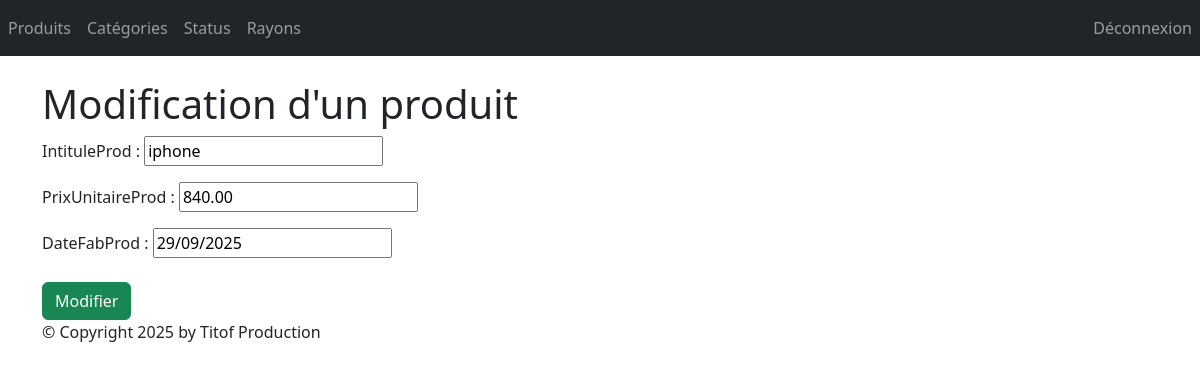
/monApp/produit/8/update/ (signed in), run on an earlier commit of the app's database.
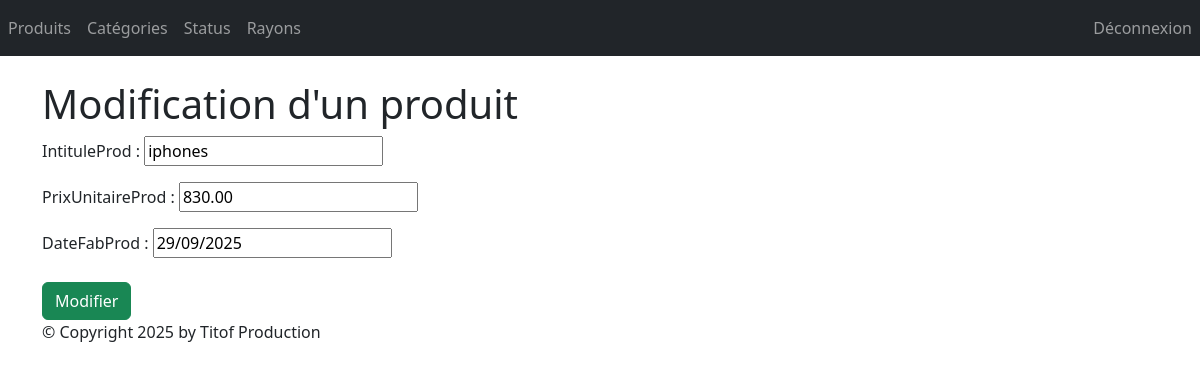
And on a later commit of the database.
### monApp/models.py (models this page shows, shortened)
class Produit(models.Model):
    refProd = models.AutoField(primary_key=True)
    intituleProd = models.CharField(max_length=200)
    prixUnitaireProd = models.DecimalField(max_digits=10, decimal_places=2)
    dateFabProd = models.DateField(default=date.today)
    categorie = models.ForeignKey(Categorie, on_delete=models.CASCADE, related_name="produits_categorie", null=True, blank=True)
    status = models.ForeignKey(Statut, on_delete=models.CASCADE, related_name="produits_status",null=True, blank=True)

### monApp/views.py (the view, shortened to what this page needs)
# urls.py: path("produit/<pk>/update/",views.ProduitUpdateView.as_view(), name="prdt_chng"),
@method_decorator(login_required, name='dispatch')
class ProduitUpdateView(UpdateView):
    model = Produit
    form_class=ProduitForm
    template_name = "monApp/update_produit.html"

### monApp/forms.py
class ProduitForm(forms.ModelForm):
    class Meta:
        model = Produit
        exclude = ('categorie', 'status')

### monApp/templates/monApp/update_produit.html (shortened to what this page needs)
{% extends 'monApp/base.html' %}
{% block contenu %}
<h1> Modification d'un produit </h1>
<form action="" method="post" >
    {{ form.as_p }}
    <button type="submit" class="btn btn-success mt-2">Modifier</button>
</form>
{% endblock %}

What changed in the data, as far as the page shows it:
changed Produit: intituleProd "iphone" → "iphones"; prixUnitaireProd "840.00" → "830.00"
